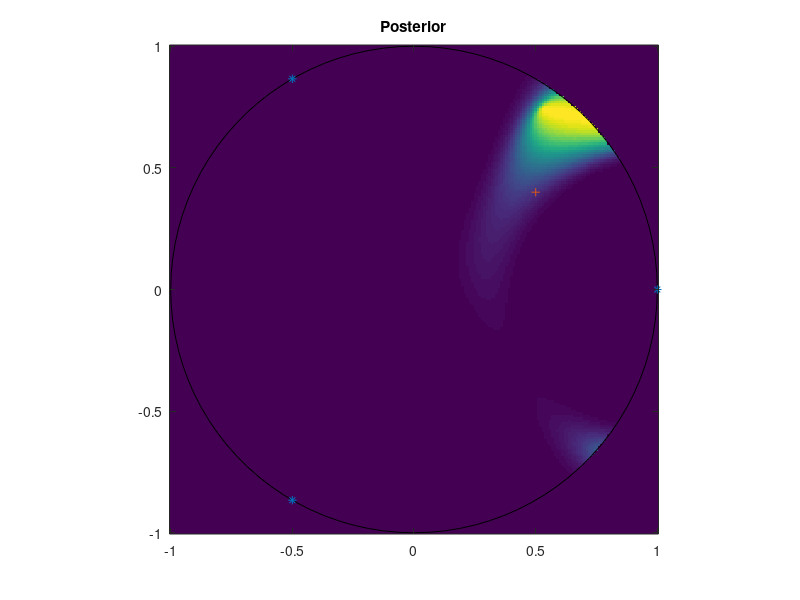
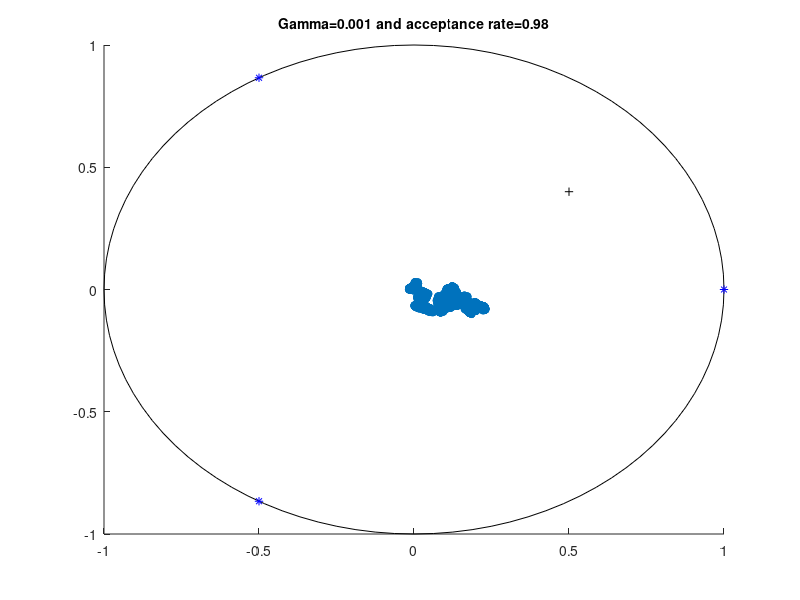
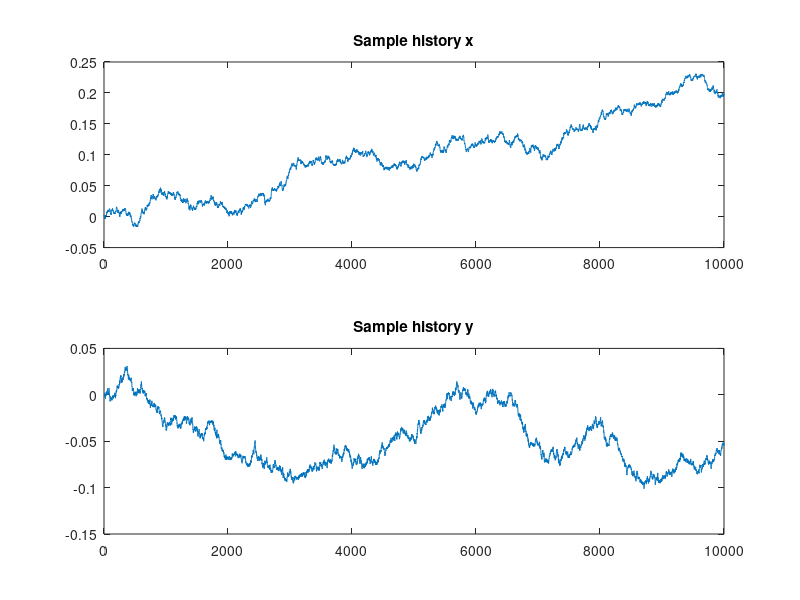

MATLAB code for these plots, in order: (Note: this script raises an error after producing the figures.)
clear all; 
close all;
% 
% Metropolis-Hasting Algorithm to reconstruct posterior
% probability density of particle moving inside the unit disk. 
%% Preallocations
F        = @(x) 1/(1-abs(x)^2)*x;                                                % unit disk mapping
F_inv    = @(x) (-1+sqrt(1+4*abs(x)^2))/(2*abs(x)^2)*x;                          % inverse of unit disk mapping
f        = @(x,p) 1./abs(x-p);                                                   % charge potential function
detp     = @(x,y) (1+abs(x)^2)*(1-abs(y)^2)^3/((1-abs(x)^2)^3*(1+abs(y)^2));     % first component of balance equation
expp     = @(x,y,q,v,s,p) exp((-norm(v-q*f(y,p))^2+norm(v-q*f(x,p))^2)/(2*s^2)); % second component of balance equation
post     = @(x,q,v,s,p) exp(-norm(v-q*f(x,p))^2/(2*s^2));                        % sampling posterior distribution

N        = 10000;                                                                % number of samples

q        = 1;                                                                    % charge of particle
x0       = 0.5 + 0.4i;                                                           % location of the particle
sigma    = 0.15;                                                                 % measurement variance
n        = 3;                                                                    % number of sensors
theta    = linspace(0, 2*pi, n+1);                                               % uniform intervals
p        = exp(1i*theta(1:end-1));                                               % sensor locations
sigma_n  = sigma*abs(max(f(x0,p)));                                              % noise in measurement
v        = q*f(x0,p) + sigma_n*randn(n, 1);                                      % measurement with noise

t        = 0:pi/50:2*pi;                                                         % points to generate boundary of unit disk

xgp      = -1:0.01:1;                                                            % x-grid points
ygp      = xgp;                                                                  % y-grid points
[X, Y]   = meshgrid(xgp, ygp);                                                   % grid
compl_pl = complex(X, Y);                                                        % complex plane
%% Metropolis-Hastings Algorithm
iter = 1; 

% MH 
for gamma = [0.001, 0.01, 0.05, 0.1, 0.3, 0.5, 1, 5]
    sample_histories = zeros(N, 2);                                  % record sample histories
    posterior        = zeros(size(compl_pl));                        % value of posterior at every grid point
    acceptance_rate  = 0;                                            % acceptance rate

    xk = 0 + 0i;                                                     % starting point of random walk
    for k = 1:N
        z   = F(xk);                                                 % Given x, compute F(x)
        w   = gamma * randn(1, 2);                                   % Draw W from N(0, gamma^2*I)
        wi  = complex(w(1), w(2));
        y   = F_inv(z + wi);                                         % Compute the next random step
        alp = expp(xk,y,q,v,sigma_n,p) * detp(xk,y);                 % Compute acceptance ratio
        tau = rand;                                                  % Draw from Unif(0,1)

        if tau < min(1,alp)                                          % Check the acceptance criteria
            xk              = y;
            acceptance_rate = acceptance_rate + 1;
        end
    
        sample_histories(k,1) = real(xk);                            % Real part of sample vector
        sample_histories(k,2) = imag(xk);                            % Imaginary part of sample
    end

    
    for i = 1:length(Y)                                              % compute posterior distribution
        for j = 1:length(X)
            KsiB           = double(abs(compl_pl(i,j)) < 1);         % characteristic function
            posterior(i,j) = KsiB*post(compl_pl(i,j),q,v,sigma_n,p); % posterior distribution 
        end
    end

    figure(iter)
    imagesc([-1,1], [-1,1], posterior);
    set(gca,'YDir','normal');
    axis image
    hold on
    plot(cos(t), sin(t), 'k');
    plot(p, '*');
    plot(x0, '+');
    title('Posterior');
    hold off
        
    iter = iter+1;

    figure(iter)
    hold on
    scatter(sample_histories(:,1), sample_histories(:,2),25,"red");
    plot(cos(t), sin(t), 'k');
    plot(p, '*', 'Color', 'b');
    plot(x0, '+', 'Color', 'k');
    cap = sprintf('Gamma=%.3f and acceptance rate=%.2f', gamma, acceptance_rate/N);
    title(cap, 'FontSize', 10);
    hold off

    iter = iter+1;

    figure(iter)
    hold on
    subplot(2,1,1);plot(sample_histories(:,1));
    title('Sample history x');
    subplot(2,1,2);plot(sample_histories(:,2));
    title('Sample history y');
    hold off

    iter = iter+1;

    ac_x = autocovariance(sample_histories(:,1));
    ac_y = autocovariance(sample_histories(:,2));
    L    = 100;

    figure(iter)
    hold on
    subplot(2,1,1);plot(0:L, ac_x(1:(L+1)));
    title('Autocovariance of x sample component');
    subplot(2,1,2);plot(0:L, ac_y(1:(L+1)));
    title('Autocovariance of y sample component');
    hold off

    iter = iter+1;
end

% We observe that acceptance rate is inversly proportional to sqrt(variance):
% gamma parameter. That is, when gamma is small, acceptance rate is high.
% On the other hand, when gamma is getting larger, acceptance rate
% decreases. One natural explanation is that small variance always
% induces small random step W, which never steps too far from the density.
% On the other hand, large variance results in highly dispersed steps and
% sampling points near the boundary is more likely, hence rejections are
% more likely, too. gamma from {0.05, 0.1, 0.3, 0.5, 1} demonstrates
% reasonable results and sampled observations resemble posterior density
% well. However, gamma from {0.001, 0.01} produces too dense reconstruction
% and gamma = 5 too sparse. These choices are probably not so good, since in
% the first case sampling does not really step away from initial point and
% resulting distribution is too dense, while in the second case too many
% points are sampled from the boundary which results in too low acceptance
% rate.
%% Autocovariance function
function ac = autocovariance(x)
    mn       = mean(x);
    centered = x - mn;
    gamma0   = mean(centered.^2);
    N        = length(x);
    K        = 1:(N-1);
    ac       = zeros(1, N-1);
    for k = K
        ac(k) = sum(centered(1:N-k).*centered((k+1):N));
        ac(k) = ac(k)/(gamma0*(N-k));
    end
end